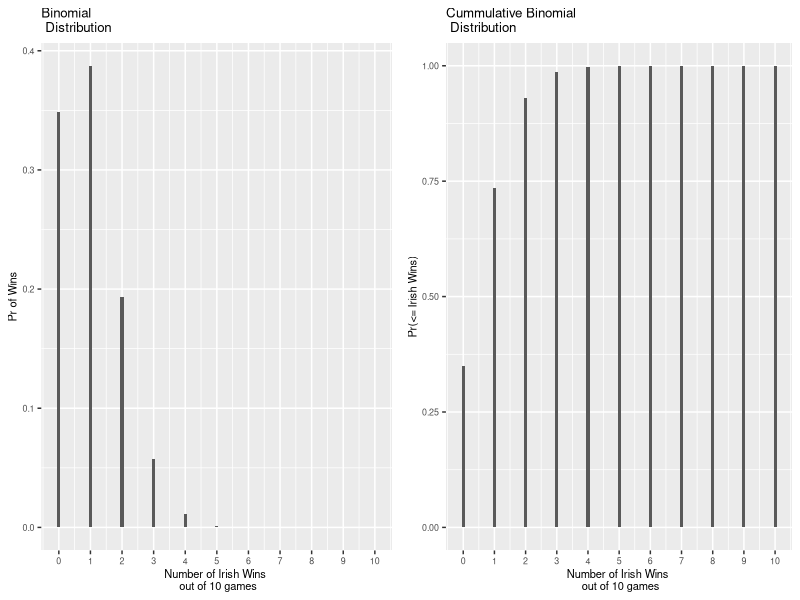
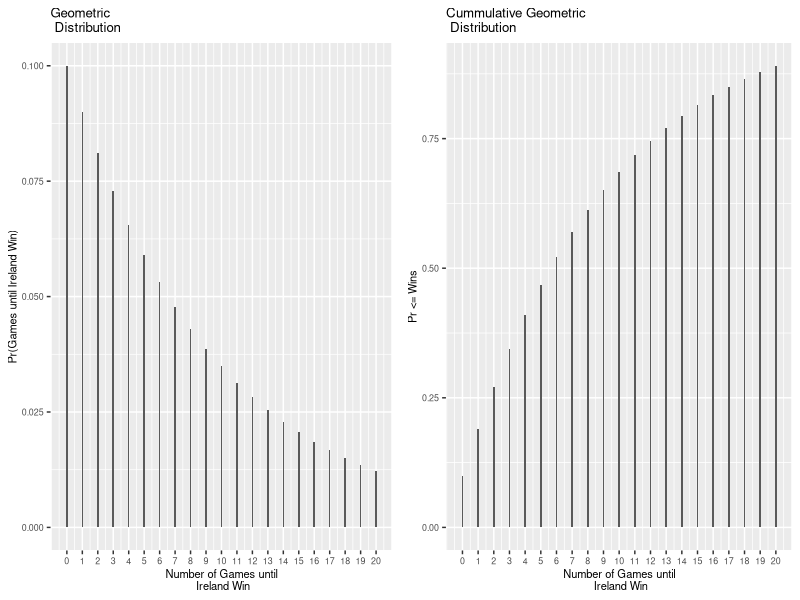
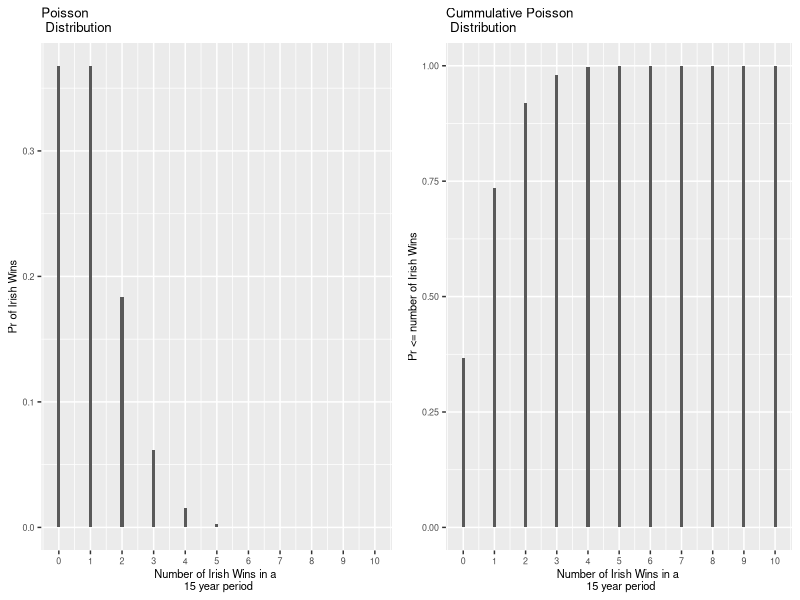
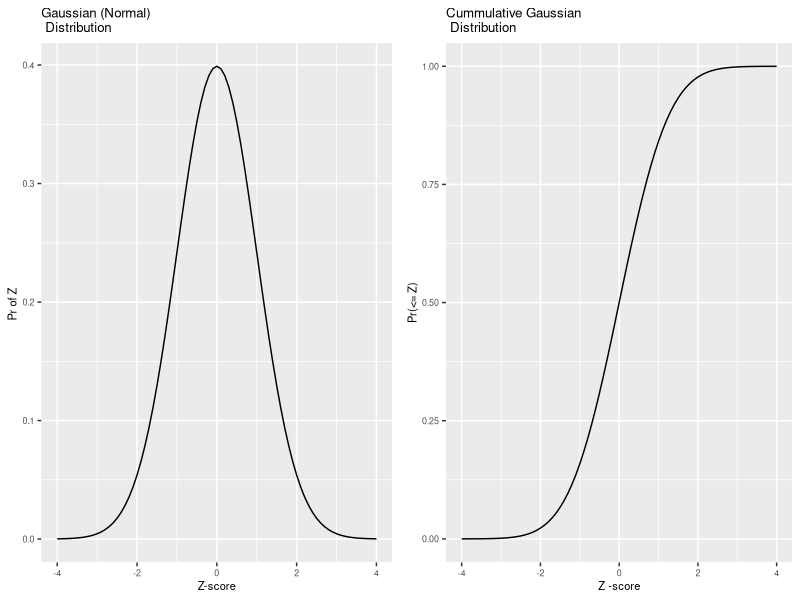
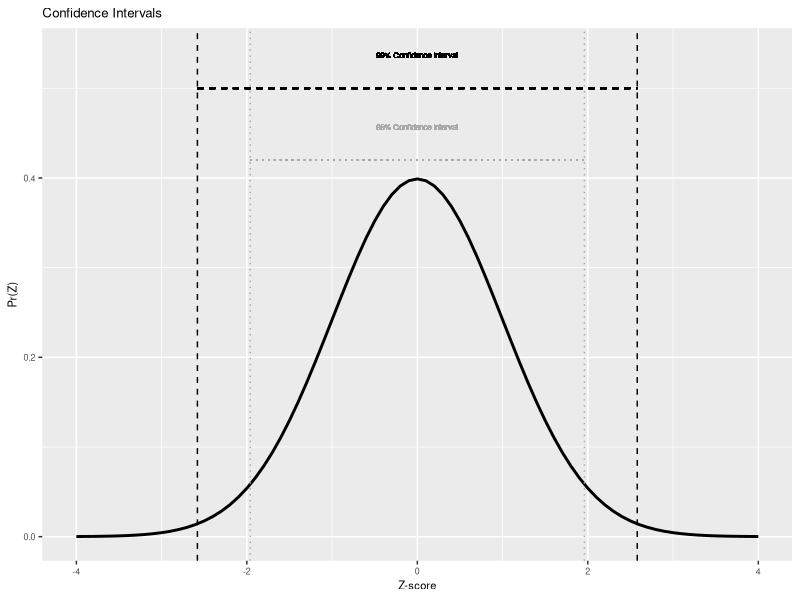

Recreate these plots in R, in order.
## ---- chunk 1
knitr::opts_chunk$set(echo = TRUE)
library(ggplot2)
library(ggpubr)

## ---- chunk 2
Games<-0:10
Pr_ireland_win<-0.1
Pr_win<-c(dbinom(0:10,10,Pr_ireland_win))
Cum_Pr_win<-c(pbinom(0:10,10,Pr_ireland_win))

df <- data.frame(Games,Pr_win,Cum_Pr_win)
binomial.p_dist<-ggplot(df, aes(x=Games,y=Pr_win)) + geom_col(width = 0.1)+xlab("Number of Irish Wins \n out of 10 games")+ylab("Pr of Wins")+ggtitle("Binomial \n Distribution")+scale_x_continuous(breaks=0:10)+
theme(text = element_text(size=8))#+scale_x_discrete(breaks=0:10)

binomial.cum_p_dist<-ggplot(df, aes(x=Games,y=Cum_Pr_win)) + geom_col(width = 0.1)+ylab("Pr(<= Irish Wins)")+xlab("Number of Irish Wins \n out of 10 games")+ggtitle("Cummulative Binomial \n Distribution")+scale_x_continuous(breaks=0:10)+
theme(text = element_text(size=8))

ggarrange( binomial.p_dist,binomial.cum_p_dist, ncol = 2, nrow = 1)
#ggsave("Binomial.png",dpi=300, width = 4, height = 2)

## ---- chunk 3
Games<-0:20
Pr_ireland_win<-0.1
Pr_win<-c(dgeom(Games,Pr_ireland_win))
Cum_Pr_win<-c(pgeom(Games,Pr_ireland_win))

df <- data.frame(Games,Pr_win,Cum_Pr_win)
binomial.p_dist<-ggplot(df, aes(x=Games,y=Pr_win)) + geom_col(width = 0.1)+xlab("Number of Games until\n Ireland Win")+ylab("Pr(Games until Ireland Win)")+ggtitle("Geometric \n Distribution")+scale_x_continuous(breaks=Games)+
theme(text = element_text(size=8))#+scale_x_discrete(breaks=0:10)

binomial.cum_p_dist<-ggplot(df, aes(x=Games,y=Cum_Pr_win)) + geom_col(width = 0.1)+xlab("Number of Games until\n Ireland Win")+ylab("Pr <= Wins")+ggtitle("Cummulative Geometric\n Distribution")+scale_x_continuous(breaks=Games)+
theme(text = element_text(size=8))
ggarrange( binomial.p_dist,binomial.cum_p_dist, ncol = 2, nrow = 1)
#ggsave("Geometric.png",dpi=300, width = 4, height = 2)

## ---- chunk 4
Games<-0:10
Pr_ireland_win<-1
Pr_win<-c(dpois(0:10,Pr_ireland_win))
Cum_Pr_win<-c(ppois(0:10,Pr_ireland_win))

df <- data.frame(Games,Pr_win,Cum_Pr_win)
binomial.p_dist<-ggplot(df, aes(x=Games,y=Pr_win)) + geom_col(width = 0.1)+xlab("Number of Irish Wins in a \n 15 year period")+ylab("Pr of Irish Wins")+ggtitle("Poisson \n Distribution")+scale_x_continuous(breaks=0:10)+
theme(text = element_text(size=8))#+scale_x_discrete(breaks=0:10)
binomial.cum_p_dist<-ggplot(df, aes(x=Games,y=Cum_Pr_win)) + geom_col(width = 0.1)+xlab("Number of Irish Wins in a \n 15 year period")+ylab("Pr <= number of Irish Wins")+ggtitle("Cummulative Poisson \n Distribution")+scale_x_continuous(breaks=0:10) +
theme(text = element_text(size=8))
ggarrange( binomial.p_dist,binomial.cum_p_dist, ncol = 2, nrow = 1)
#ggsave("Poisson.png",dpi=300, width = 4, height = 2)

## ---- chunk 5
Z<-seq(-4,4,by=0.1)
Pr_ireland_win<-0.1
Pr_win<-c(dnorm(Z))
Cum_Pr_win<-c(pnorm(Z))

df <- data.frame(Z,Pr_win,Cum_Pr_win)
binomial.p_dist<-ggplot(df, aes(x=Z,y=Pr_win)) + geom_line(width = 0.1)+xlab("Z-score")+ylab("Pr of Z ")+ggtitle("Gaussian (Normal) \n Distribution")+
theme(text = element_text(size=8))#+scale_x_discrete(breaks=0:10)

binomial.cum_p_dist<-ggplot(df, aes(x=Z,y=Cum_Pr_win)) + geom_line(width = 0.1)+ylab("Pr(<= Z)")+xlab("Z -score")+ggtitle("Cummulative Gaussian \n Distribution")+
theme(text = element_text(size=8))

ggarrange( binomial.p_dist,binomial.cum_p_dist, ncol = 2, nrow = 1)
#ggsave("Normal.png",dpi=300, width = 4, height = 2)
## ---- chunk 6

ggplot(df, aes(x=Z,y=Pr_win)) + geom_line(size=1)+ylab("Pr(Z)")+xlab("Z-score")+
                                ggtitle("Confidence Intervals")+
                                theme(text = element_text(size=8))+
                                geom_vline(xintercept = 1.96, linetype="dotted",color = "darkgray", size=0.5)+
                                geom_vline(xintercept = -1.96, linetype="dotted",color = "darkgray", size=0.5)+
                                geom_vline(xintercept = 2.58, linetype="dashed", color = "black", size=0.5)+
                                geom_vline(xintercept = -2.58, linetype="dashed",color = "black", size=0.5)+
                                geom_segment(aes(x = -1.96, y = 0.42, xend = 1.96, yend = 0.42),linetype="dotted",color="darkgray")+
                                geom_segment(aes(x = -2.58, y = 0.5, xend = 2.58, yend = 0.5),linetype="dashed")+
                                geom_text(aes(x=0, label="95% Confidence Interval",y=0.46),vjust=1,size=2,color="darkgray")+
                                geom_text(aes(x=0, label="99% Confidence Interval",y=0.54),vjust=1,size=2)


#ggsave("CI_Normal.png",dpi=300, width = 4, height = 2)
